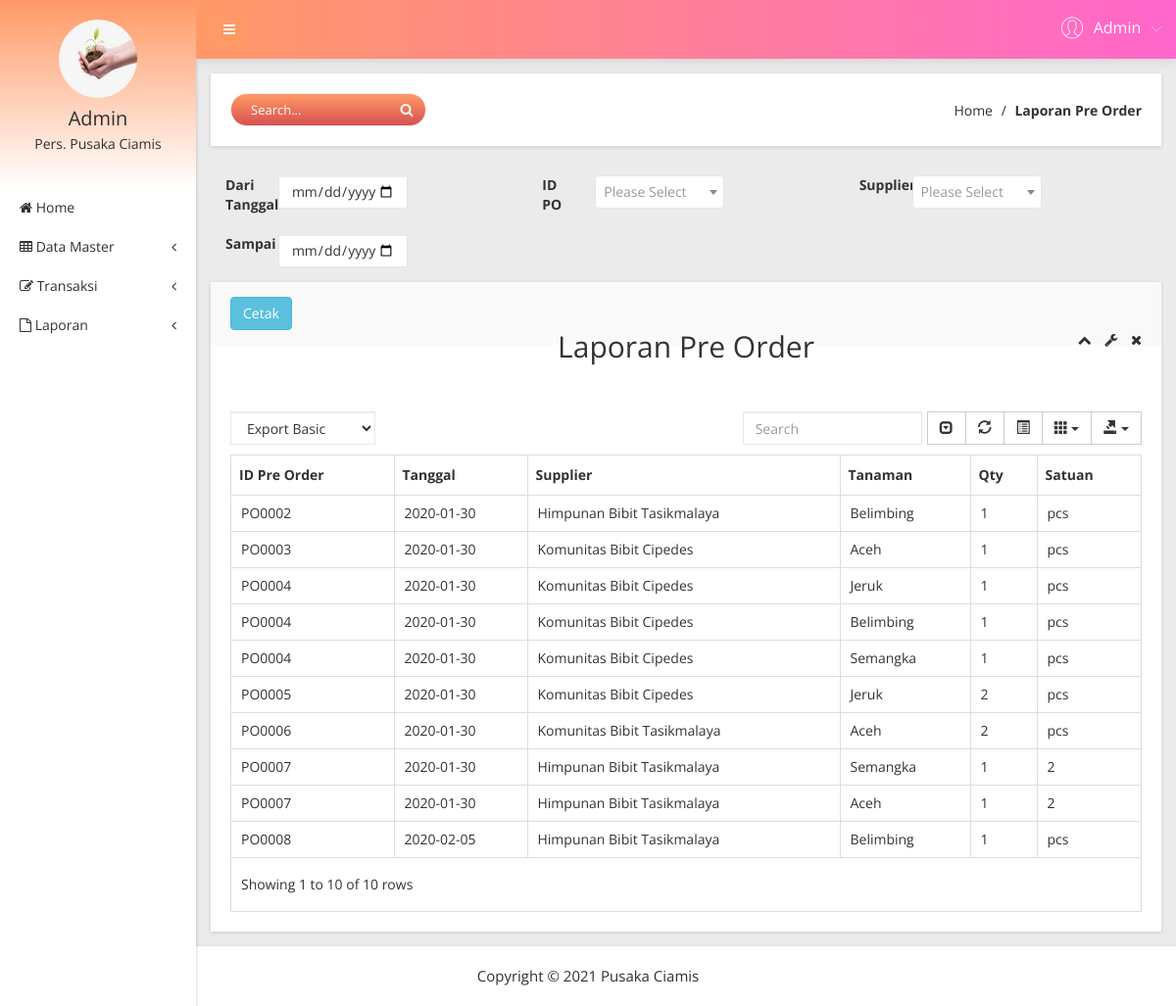
Page /laporan_po.php (signed in) on the committed database.
### tables this page shows
CREATE TABLE `t_preorder` (
  `id_po` varchar(20) NOT NULL,
  `tanggal` date NOT NULL,
  `supplier` varchar(35) NOT NULL,
  `tanaman` varchar(35) NOT NULL,
  `qty` varchar(10) NOT NULL,
  `satuan` varchar(10) NOT NULL
);

### laporan_po.php (the view, shortened to what this page needs)
<?php
    if(empty($_SESSION['username']) AND empty($_SESSION['password'])){
        echo "<script>alert('Anda Harus Login Dulu !'); window.location = 'login.php'</script>";
    }else{
include "koneksi.php";
    include"template/header.php";
?>
            <div class="breadcome-area mg-b-30 small-dn">
                <div class="container-fluid">
                    <div class="row">
                        <div class="col-lg-12">
                            <div class="breadcome-list shadow-reset">
                                <div class="row">
                                    <div class="col-lg-6">
                                        <div class="breadcome-heading">
                                            <form role="search" class="">
												<input type="text" placeholder="Search..." class="form-control">
												<a href=""><i class="fa fa-search"></i></a>
											</form>
                                        </div>
                                    </div>
                                    <div class="col-lg-6">
                                        <ul class="breadcome-menu">
                                            <li><a href="index.php">Home</a> <span class="bread-slash">/</span>
                                            </li>
                                            <li><span class="bread-blod">Laporan Pre Order</span>
                                            </li>
                                        </ul>
                                    </div>
                                </div>
                            </div>
                        </div>
                    </div>
                </div>
            </div>
            <form method="post" action="cetak_po.php" target="_blank">
                <div class="col-lg-12">
                    <div class="col-lg-4">
                        <div class="form-group row">
                            <label class="login-input-head col-sm-2">Dari Tanggal</label>
                            <div class="login-input-area col-sm-6">
                                <input type="date" name="tanggal_awal" class="form-control" id="tanggal_awal">
                            </div>
                        </div>
                        <div class="form-group row">
                            <label class="login-input-head col-sm-2">Sampai</label>
                                <div class="login-input-area col-sm-6">
                                    <input type="date" name="tanggal_akhir" class="form-control" id="tanggal_akhir" >
                                </div>
                        </div>
                    </div>
                    <div class="col-lg-4">
                        <div class="form-group row">
                            <label class="col-sm-2">ID PO</label>
                            <div class="login-input-area col-sm-6">
                            </div>
                        </div>
                    </div>
                    <div class="col-lg-4">
                        <div class="form-group row">
                            <label class="col-sm-2">Supplier</label>
                            <div class="login-input-area col-sm-6">
                            </div>
                        </div>
                    </div>
                    </div>
            <br>
            <div class="data-table-area mg-b-15">
                <div class="container-fluid">
                    <div class="row">
                        <div class="col-lg-12">
                            <div class="sparkline13-list shadow-reset">
                                <div class="sparkline13-hd">
                                <input type="submit" name="cetak" value="Cetak" class="btn btn-info" onClick="document.location.reload(true)">
                                    <div class="col-lg-12" align="center">
                                        <h2>Laporan Pre Order</h2>
                                        <br>
                                        <br>
                                        <div class="sparkline13-outline-icon">
                                            <span class="sparkline13-collapse-link"><i class="fa fa-chevron-up"></i></span>
                                            <span><i class="fa fa-wrench"></i></span>
                                            <span class="sparkline13-collapse-close"><i class="fa fa-times"></i></span>
                                        </div>
                                    </div>
                                </div>
                                <div class="sparkline13-graph">
                                    <div class="datatable-dashv1-list custom-datatable-overright">
                                        <div id="toolbar">
                                            <select class="form-control">
                                                <option value="">Export Basic</option>
                                            </select>
                                        </div>
                                        <table id="table" data-toggle="table" data-pagination="true" data-search="true" data-show-columns="true" data-show-pagination-switch="true" data-show-refresh="true" data-key-events="true" data-show-toggle="true" data-resizable="true" data-cookie="true" data-cookie-id-table="saveId" data-show-export="true" data-click-to-select="true" data-toolbar="#toolbar">
                                            <thead>
                                                <tr>
                                                    <th>ID Pre Order</th>
                                                    <th>Tanggal</th>
                                                    <th>Supplier</th>
                                                    <th>Tanaman</th>
                                                    <th>Qty</th>
                                                    <th>Satuan</th>
                                                </tr>
                                            </thead>
                                            <tbody id="data">
                                                <?php
                                                    $tampil3 = mysqli_query($koneksi, "SELECT * FROM t_preorder");
                                                    while($data3 = mysqli_fetch_array($tampil3)){
                                                ?>
                                                <tr>
                                                        <td><?php echo "$data3[id_po]"; ?></td>
                                                        <td><?php echo "$data3[tanggal]"; ?></td>
                                                        <td><?php echo "$data3[supplier]"; ?></td>
                                                        <td><?php echo "$data3[tanaman]"; ?></td>
                                                        <td><?php echo "$data3[qty]"; ?></td>
                                                        <td><?php echo "$data3[satuan]"; ?></td>
                                                </tr>
                                                <?php } ?>
                                            </tbody>
                                        </table>
                                    </div>
                                </div>
                            </div>
                        </div>
                    </div>
                </div>
            </div>
            </form>
        </div>
    </div>
<?php include "template/footer.php"; ?>
</body>
</html>
<?php } ?>

### css/form.css (style rules this page uses)
.login-input-area, .login-textarea-area { position:relative; margin-right:15px; }
.login-input-head { padding-left: 15px; }

### rows in the picture
t_preorder: id_po "PO0002", tanggal "2020-01-30", supplier "Himpunan Bibit Tasikmalaya", tanaman "Belimbing", qty "1", satuan "pcs"
t_preorder: id_po "PO0003", tanggal "2020-01-30", supplier "Komunitas Bibit Cipedes", tanaman "Aceh", qty "1", satuan "pcs"
t_preorder: id_po "PO0004", tanggal "2020-01-30", supplier "Komunitas Bibit Cipedes", tanaman "Jeruk", qty "1", satuan "pcs"
t_preorder: id_po "PO0004", tanggal "2020-01-30", supplier "Komunitas Bibit Cipedes", tanaman "Belimbing", qty "1", satuan "pcs"
t_preorder: id_po "PO0004", tanggal "2020-01-30", supplier "Komunitas Bibit Cipedes", tanaman "Semangka", qty "1", satuan "pcs"
t_preorder: id_po "PO0005", tanggal "2020-01-30", supplier "Komunitas Bibit Cipedes", tanaman "Jeruk", qty "2", satuan "pcs"
t_preorder: id_po "PO0006", tanggal "2020-01-30", supplier "Komunitas Bibit Tasikmalaya", tanaman "Aceh", qty "2", satuan "pcs"
t_preorder: id_po "PO0007", tanggal "2020-01-30", supplier "Himpunan Bibit Tasikmalaya", tanaman "Semangka", qty "1", satuan "2"
t_preorder: id_po "PO0007", tanggal "2020-01-30", supplier "Himpunan Bibit Tasikmalaya", tanaman "Aceh", qty "1", satuan "2"
t_preorder: id_po "PO0008", tanggal "2020-02-05", supplier "Himpunan Bibit Tasikmalaya", tanaman "Belimbing", qty "1", satuan "pcs"

### other values in the picture
$_SESSION[nama_user] "Admin"
